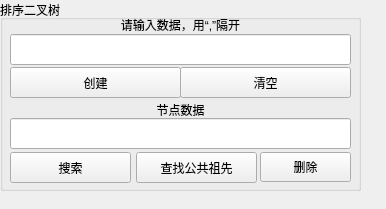
<?xml version="1.0" encoding="UTF-8"?>
<ui version="4.0">
 <class>BinaryTreeUI</class>
 <widget class="QWidget" name="BinaryTreeUI">
  <property name="geometry">
   <rect>
    <x>0</x>
    <y>0</y>
    <width>386</width>
    <height>209</height>
   </rect>
  </property>
  <property name="windowTitle">
   <string>Form</string>
  </property>
  <widget class="QGroupBox" name="groupBox">
   <property name="geometry">
    <rect>
     <x>0</x>
     <y>0</y>
     <width>361</width>
     <height>191</height>
    </rect>
   </property>
   <property name="title">
    <string>排序二叉树</string>
   </property>
   <widget class="QPushButton" name="Button_InsertBiTreeNode">
    <property name="geometry">
     <rect>
      <x>10</x>
      <y>67</y>
      <width>171</width>
      <height>31</height>
     </rect>
    </property>
    <property name="text">
     <string>创建</string>
    </property>
   </widget>
   <widget class="QPushButton" name="Button_SearchBiTreeNode">
    <property name="geometry">
     <rect>
      <x>10</x>
      <y>152</y>
      <width>121</width>
      <height>31</height>
     </rect>
    </property>
    <property name="text">
     <string>搜索</string>
    </property>
   </widget>
   <widget class="QPushButton" name="Button_CleanBiTreeNode">
    <property name="geometry">
     <rect>
      <x>180</x>
      <y>67</y>
      <width>171</width>
      <height>31</height>
     </rect>
    </property>
    <property name="text">
     <string>清空</string>
    </property>
   </widget>
   <widget class="QPushButton" name="Button_DeleteBiTreeNode">
    <property name="geometry">
     <rect>
      <x>260</x>
      <y>152</y>
      <width>91</width>
      <height>30</height>
     </rect>
    </property>
    <property name="text">
     <string>删除</string>
    </property>
   </widget>
   <widget class="QLineEdit" name="BinaryTreeDataEdit_2">
    <property name="geometry">
     <rect>
      <x>10</x>
      <y>118</y>
      <width>341</width>
      <height>31</height>
     </rect>
    </property>
   </widget>
   <widget class="QLineEdit" name="BinaryTreeDataEdit">
    <property name="geometry">
     <rect>
      <x>10</x>
      <y>34</y>
      <width>341</width>
      <height>31</height>
     </rect>
    </property>
   </widget>
   <widget class="QLabel" name="label">
    <property name="geometry">
     <rect>
      <x>10</x>
      <y>12</y>
      <width>341</width>
      <height>25</height>
     </rect>
    </property>
    <property name="text">
     <string>请输入数据，用“,”隔开</string>
    </property>
    <property name="alignment">
     <set>Qt::AlignCenter</set>
    </property>
   </widget>
   <widget class="QLabel" name="label_2">
    <property name="geometry">
     <rect>
      <x>10</x>
      <y>100</y>
      <width>341</width>
      <height>20</height>
     </rect>
    </property>
    <property name="text">
     <string>节点数据</string>
    </property>
    <property name="alignment">
     <set>Qt::AlignCenter</set>
    </property>
   </widget>
   <widget class="QPushButton" name="Button_SearchPublicRootBiTreeNode">
    <property name="geometry">
     <rect>
      <x>136</x>
      <y>152</y>
      <width>121</width>
      <height>31</height>
     </rect>
    </property>
    <property name="text">
     <string>查找公共祖先</string>
    </property>
   </widget>
  </widget>
 </widget>
 <resources/>
 <connections>
  <connection>
   <sender>Button_CleanBiTreeNode</sender>
   <signal>clicked()</signal>
   <receiver>BinaryTreeUI</receiver>
   <slot>on_binarytree_delete_btn_clicked()</slot>
   <hints>
    <hint type="sourcelabel">
     <x>265</x>
     <y>112</y>
    </hint>
    <hint type="destinationlabel">
     <x>357</x>
     <y>121</y>
    </hint>
   </hints>
  </connection>
  <connection>
   <sender>Button_DeleteBiTreeNode</sender>
   <signal>clicked()</signal>
   <receiver>BinaryTreeUI</receiver>
   <slot>on_binarytree_node_delete_btn_clicked()</slot>
   <hints>
    <hint type="sourcelabel">
     <x>292</x>
     <y>188</y>
    </hint>
    <hint type="destinationlabel">
     <x>322</x>
     <y>202</y>
    </hint>
   </hints>
  </connection>
  <connection>
   <sender>Button_InsertBiTreeNode</sender>
   <signal>clicked()</signal>
   <receiver>BinaryTreeUI</receiver>
   <slot>on_binarytree_create_btn_clicked()</slot>
   <hints>
    <hint type="sourcelabel">
     <x>339</x>
     <y>60</y>
    </hint>
    <hint type="destinationlabel">
     <x>442</x>
     <y>178</y>
    </hint>
   </hints>
  </connection>
  <connection>
   <sender>Button_SearchBiTreeNode</sender>
   <signal>clicked()</signal>
   <receiver>BinaryTreeUI</receiver>
   <slot>on_binarytree_node_search_btn_clicked()</slot>
   <hints>
    <hint type="sourcelabel">
     <x>178</x>
     <y>176</y>
    </hint>
    <hint type="destinationlabel">
     <x>455</x>
     <y>201</y>
    </hint>
   </hints>
  </connection>
  <connection>
   <sender>Button_SearchPublicRootBiTreeNode</sender>
   <signal>clicked()</signal>
   <receiver>BinaryTreeUI</receiver>
   <slot>on_binarytree_public_parentnode_search_btn_clicked()</slot>
   <hints>
    <hint type="sourcelabel">
     <x>196</x>
     <y>167</y>
    </hint>
    <hint type="destinationlabel">
     <x>192</x>
     <y>104</y>
    </hint>
   </hints>
  </connection>
 </connections>
 <slots>
  <slot>on_binarytree_create_btn_clicked()</slot>
  <slot>on_binarytree_delete_btn_clicked()</slot>
  <slot>on_binarytree_node_delete_btn_clicked()</slot>
  <slot>on_binarytree_SimulationTree_creat_btn_clicked()</slot>
  <slot>on_bigroottree_create_btn_clicked()</slot>
  <slot>on_bigroottree_insert_btn_clicked()</slot>
  <slot>on_bigroottree_remove_btn_clicked()</slot>
  <slot>on_Btree_create_btn_clicked()</slot>
  <slot>on_Btree_insert_btn_clicked()</slot>
  <slot>on_Btree_remove_btn_clicked()</slot>
  <slot>on_Btree_destroy_btn_clicked()</slot>
  <slot>on_binarytree_node_search_btn_clicked()</slot>
  <slot>on_Btree_search_btn_clicked()</slot>
  <slot>on_binarytree_public_parentnode_search_btn_clicked()</slot>
 </slots>
</ui>
